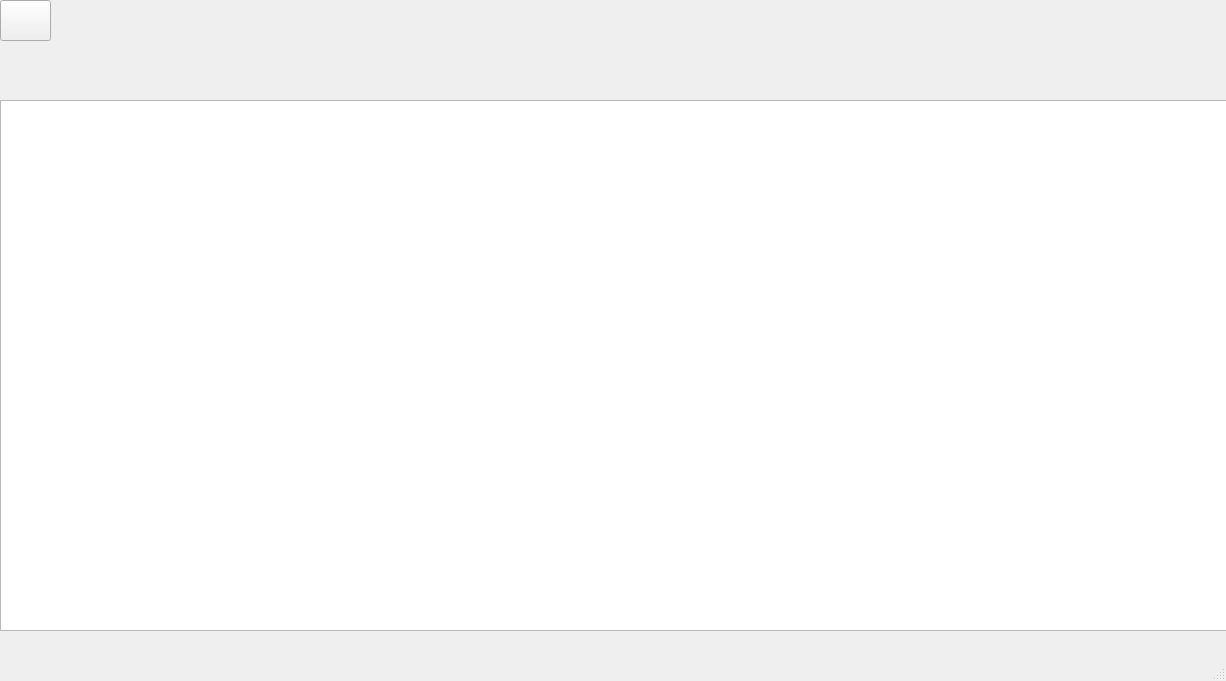
<?xml version="1.0" encoding="UTF-8"?>
<ui version="4.0">
 <class>custom_manage</class>
 <widget class="QMainWindow" name="custom_manage">
  <property name="geometry">
   <rect>
    <x>0</x>
    <y>0</y>
    <width>1226</width>
    <height>681</height>
   </rect>
  </property>
  <property name="windowTitle">
   <string>MainWindow</string>
  </property>
  <property name="styleSheet">
   <string notr="true">QMainWindow{border-image: url(:/new/prefix1/background.png);}
</string>
  </property>
  <widget class="QWidget" name="centralwidget">
   <widget class="QTableView" name="tableView">
    <property name="geometry">
     <rect>
      <x>0</x>
      <y>100</y>
      <width>1231</width>
      <height>531</height>
     </rect>
    </property>
   </widget>
   <widget class="QLabel" name="label">
    <property name="geometry">
     <rect>
      <x>410</x>
      <y>-10</y>
      <width>371</width>
      <height>111</height>
     </rect>
    </property>
    <property name="styleSheet">
     <string notr="true">border-image: url(:/new/prefix1/custom_manage.png);</string>
    </property>
    <property name="text">
     <string/>
    </property>
   </widget>
   <widget class="QPushButton" name="pushButton">
    <property name="geometry">
     <rect>
      <x>0</x>
      <y>0</y>
      <width>51</width>
      <height>41</height>
     </rect>
    </property>
    <property name="styleSheet">
     <string notr="true">border-image: url(:/new/prefix1/return.png);</string>
    </property>
    <property name="text">
     <string/>
    </property>
   </widget>
  </widget>
  <widget class="QMenuBar" name="menubar">
   <property name="geometry">
    <rect>
     <x>0</x>
     <y>0</y>
     <width>1226</width>
     <height>23</height>
    </rect>
   </property>
  </widget>
  <widget class="QStatusBar" name="statusbar"/>
 </widget>
 <resources/>
 <connections/>
</ui>
